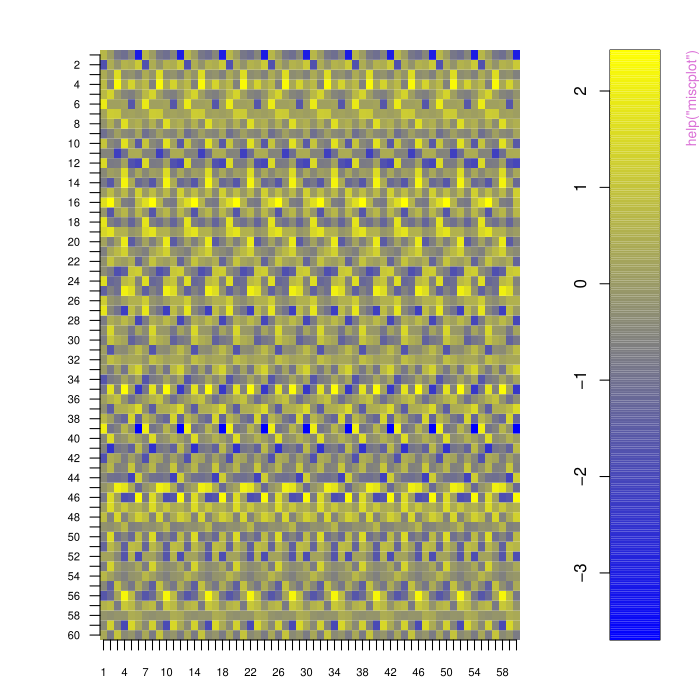

Write the R code that produced this figure.
pkgname <- "SelectBoost"
source(file.path(R.home("share"), "R", "examples-header.R"))
options(warn = 1)
base::assign(".ExTimings", "SelectBoost-Ex.timings", pos = 'CheckExEnv')
base::cat("name\tuser\tsystem\telapsed\n", file=base::get(".ExTimings", pos = 'CheckExEnv'))
base::assign(".format_ptime",
function(x) {
  if(!is.na(x[4L])) x[1L] <- x[1L] + x[4L]
  if(!is.na(x[5L])) x[2L] <- x[2L] + x[5L]
  options(OutDec = '.')
  format(x[1L:3L], digits = 7L)
},
pos = 'CheckExEnv')

### * </HEADER>
library('SelectBoost')

base::assign(".oldSearch", base::search(), pos = 'CheckExEnv')
base::assign(".old_wd", base::getwd(), pos = 'CheckExEnv')
cleanEx()
nameEx("AICc_BIC_glmnetB")
### * AICc_BIC_glmnetB

flush(stderr()); flush(stdout())

base::assign(".ptime", proc.time(), pos = "CheckExEnv")
### Name: AICc_BIC_glmnetB
### Title: AICc and BIC for glmnet logistic models
### Aliases: AICc_BIC_glmnetB rerr ridge_logistic BIC_glmnetB AICc_glmnetB

### ** Examples

set.seed(314)
xran=matrix(rnorm(150),30,5)
ybin=sample(0:1,30,replace=TRUE)
glmnet.fit <- glmnet.fit <- glmnet::glmnet(xran,ybin,family="binomial",standardize=FALSE)
set.seed(314)
rerr(1:10,10:1)

set.seed(314)
ridge_logistic(xran,ybin,lambda=.5,beta0=rnorm(5),beta=rnorm(5,1))

set.seed(314)
if(is.factor(ybin)){ynum=unclass(ybin)-1} else {ynum=ybin}
subSample <- 1:min(ncol(xran),100)
BIC_glmnetB(xran,ynum,glmnet.fit,alpha=1,subSample, reducer='median')

set.seed(314)
if(is.factor(ybin)){ynum=unclass(ybin)-1} else {ynum=ybin}
subSample <- 1:min(ncol(xran),100)
AICc_glmnetB(xran,ynum,glmnet.fit,alpha=1,subSample, reducer='median')




base::assign(".dptime", (proc.time() - get(".ptime", pos = "CheckExEnv")), pos = "CheckExEnv")
base::cat("AICc_BIC_glmnetB", base::get(".format_ptime", pos = 'CheckExEnv')(get(".dptime", pos = "CheckExEnv")), "\n", file=base::get(".ExTimings", pos = 'CheckExEnv'), append=TRUE, sep="\t")
cleanEx()
nameEx("auto.analyze")
### * auto.analyze

flush(stderr()); flush(stdout())

base::assign(".ptime", proc.time(), pos = "CheckExEnv")
### Name: auto.analyze
### Title: Find limits for selectboost analysis
### Aliases: auto.analyze auto.analyze.selectboost

### ** Examples

data(autoboost.res.x)
auto.analyze(autoboost.res.x)

data(autoboost.res.x2)
auto.analyze(autoboost.res.x2)




base::assign(".dptime", (proc.time() - get(".ptime", pos = "CheckExEnv")), pos = "CheckExEnv")
base::cat("auto.analyze", base::get(".format_ptime", pos = 'CheckExEnv')(get(".dptime", pos = "CheckExEnv")), "\n", file=base::get(".ExTimings", pos = 'CheckExEnv'), append=TRUE, sep="\t")
cleanEx()
nameEx("autoboost")
### * autoboost

flush(stderr()); flush(stdout())

base::assign(".ptime", proc.time(), pos = "CheckExEnv")
### Name: autoboost
### Title: Autoboost
### Aliases: autoboost

### ** Examples

set.seed(314)
xran=matrix(rnorm(75),15,5)
ybin=sample(0:1,15,replace=TRUE)
yran=rnorm(15)
set.seed(314)
#For quick test purposes, not meaningful, should be run with greater value of B
#and disabling parallel computing as well
res.autoboost <- autoboost(xran,yran,B=3,use.parallel=FALSE)





base::assign(".dptime", (proc.time() - get(".ptime", pos = "CheckExEnv")), pos = "CheckExEnv")
base::cat("autoboost", base::get(".format_ptime", pos = 'CheckExEnv')(get(".dptime", pos = "CheckExEnv")), "\n", file=base::get(".ExTimings", pos = 'CheckExEnv'), append=TRUE, sep="\t")
cleanEx()
nameEx("boost")
### * boost

flush(stderr()); flush(stdout())

base::assign(".ptime", proc.time(), pos = "CheckExEnv")
### Name: boost
### Title: Boost step by step functions
### Aliases: boost boost.normalize boost.compcorrs boost.correlation_sign
###   boost.findgroups boost.Xpass boost.adjust boost.random boost.apply
###   boost.select

### ** Examples

set.seed(314)
xran=matrix(rnorm(200),20,10)
yran=rnorm(20)
xran_norm <- boost.normalize(xran)

xran_corr<- boost.compcorrs(xran_norm)

xran_corr_sign <- boost.correlation_sign(xran_corr)

xran_groups <- boost.findgroups(xran_corr, group=group_func_1, .3)
xran_groups_2 <- boost.findgroups(xran_corr, group=group_func_2, .3)

xran_Xpass <- boost.Xpass(nrow(xran_norm),ncol(xran_norm))

xran_adjust <- boost.adjust(xran_norm, xran_groups$groups, xran_corr_sign)

#Not meaningful, should be run with B>=100
xran_random <- boost.random(xran_norm, xran_Xpass, xran_adjust$vmf.params, B=5)

## Not run: 
##D xran_random <- boost.random(xran_norm, xran_Xpass, xran_adjust$vmf.params, B=100)
## End(Not run)

xran_apply <- boost.apply(xran_norm, xran_random, yran, lasso_msgps_AICc)

xran_select <- boost.select(xran_apply)




base::assign(".dptime", (proc.time() - get(".ptime", pos = "CheckExEnv")), pos = "CheckExEnv")
base::cat("boost", base::get(".format_ptime", pos = 'CheckExEnv')(get(".dptime", pos = "CheckExEnv")), "\n", file=base::get(".ExTimings", pos = 'CheckExEnv'), append=TRUE, sep="\t")
cleanEx()
nameEx("fastboost")
### * fastboost

flush(stderr()); flush(stdout())

base::assign(".ptime", proc.time(), pos = "CheckExEnv")
### Name: fastboost
### Title: Fastboost
### Aliases: fastboost

### ** Examples

set.seed(314)
xran=matrix(rnorm(75),15,5)
ybin=sample(0:1,15,replace=TRUE)
yran=rnorm(15)
set.seed(314)
#For quick test purpose, not meaningful, should be run with greater value of B
#and disabling parallel computing as well
res.fastboost <- fastboost(xran,yran,B=3,use.parallel=FALSE)





base::assign(".dptime", (proc.time() - get(".ptime", pos = "CheckExEnv")), pos = "CheckExEnv")
base::cat("fastboost", base::get(".format_ptime", pos = 'CheckExEnv')(get(".dptime", pos = "CheckExEnv")), "\n", file=base::get(".ExTimings", pos = 'CheckExEnv'), append=TRUE, sep="\t")
cleanEx()
nameEx("group_func_1")
### * group_func_1

flush(stderr()); flush(stdout())

base::assign(".ptime", proc.time(), pos = "CheckExEnv")
### Name: group_func_1
### Title: Generate groups by thresholding.
### Aliases: group_func_1

### ** Examples

set.seed(314)
group_func_1(cor(matrix(rnorm(50),10,5)),.4)




base::assign(".dptime", (proc.time() - get(".ptime", pos = "CheckExEnv")), pos = "CheckExEnv")
base::cat("group_func_1", base::get(".format_ptime", pos = 'CheckExEnv')(get(".dptime", pos = "CheckExEnv")), "\n", file=base::get(".ExTimings", pos = 'CheckExEnv'), append=TRUE, sep="\t")
cleanEx()
nameEx("group_func_2")
### * group_func_2

flush(stderr()); flush(stdout())

base::assign(".ptime", proc.time(), pos = "CheckExEnv")
### Name: group_func_2
### Title: Generate groups using community analysis.
### Aliases: group_func_2

### ** Examples

set.seed(314)
group_func_2(cor(matrix(rnorm(100),10,10)),.5)




base::assign(".dptime", (proc.time() - get(".ptime", pos = "CheckExEnv")), pos = "CheckExEnv")
base::cat("group_func_2", base::get(".format_ptime", pos = 'CheckExEnv')(get(".dptime", pos = "CheckExEnv")), "\n", file=base::get(".ExTimings", pos = 'CheckExEnv'), append=TRUE, sep="\t")
cleanEx()
nameEx("miscplot")
### * miscplot

flush(stderr()); flush(stdout())

base::assign(".ptime", proc.time(), pos = "CheckExEnv")
### Name: miscplot
### Title: Miscellaneous plot functions
### Aliases: miscplot plot.matrix

### ** Examples

set.seed(3141)
randmat=matrix(rnorm(360),60,60)
plot(randmat)




base::assign(".dptime", (proc.time() - get(".ptime", pos = "CheckExEnv")), pos = "CheckExEnv")
base::cat("miscplot", base::get(".format_ptime", pos = 'CheckExEnv')(get(".dptime", pos = "CheckExEnv")), "\n", file=base::get(".ExTimings", pos = 'CheckExEnv'), append=TRUE, sep="\t")
cleanEx()
nameEx("plot.selectboost")
### * plot.selectboost

flush(stderr()); flush(stdout())

base::assign(".ptime", proc.time(), pos = "CheckExEnv")
### Name: plot.selectboost
### Title: Plot selectboost object
### Aliases: plot.selectboost

### ** Examples

set.seed(314)
xran=matrix(rnorm(75),15,5)
ybin=sample(0:1,15,replace=TRUE)
yran=rnorm(15)
layout(matrix(1:4,2,2))

data(autoboost.res.x)
plot(autoboost.res.x)

data(autoboost.res.x2)
plot(autoboost.res.x2)




base::assign(".dptime", (proc.time() - get(".ptime", pos = "CheckExEnv")), pos = "CheckExEnv")
base::cat("plot.selectboost", base::get(".format_ptime", pos = 'CheckExEnv')(get(".dptime", pos = "CheckExEnv")), "\n", file=base::get(".ExTimings", pos = 'CheckExEnv'), append=TRUE, sep="\t")
cleanEx()
nameEx("plot.summary.selectboost")
### * plot.summary.selectboost

flush(stderr()); flush(stdout())

base::assign(".ptime", proc.time(), pos = "CheckExEnv")
### Name: plot.summary.selectboost
### Title: Plot a summary of selectboost results
### Aliases: plot.summary.selectboost

### ** Examples

data(autoboost.res.x)
plot(summary(autoboost.res.x))

data(autoboost.res.x2)
plot(summary(autoboost.res.x2))




base::assign(".dptime", (proc.time() - get(".ptime", pos = "CheckExEnv")), pos = "CheckExEnv")
base::cat("plot.summary.selectboost", base::get(".format_ptime", pos = 'CheckExEnv')(get(".dptime", pos = "CheckExEnv")), "\n", file=base::get(".ExTimings", pos = 'CheckExEnv'), append=TRUE, sep="\t")
cleanEx()
nameEx("plot_selectboost_cascade")
### * plot_selectboost_cascade

flush(stderr()); flush(stdout())

base::assign(".ptime", proc.time(), pos = "CheckExEnv")
### Name: plot_selectboost_cascade
### Title: plot_Selectboost_cascade
### Aliases: plot_selectboost_cascade plot,network.confidence,ANY-method
###   plot,network.confidence,network.confidence-method

### ** Examples

data(net_confidences)
plot(net_confidence)
plot(net_confidence_.5)
plot(net_confidence_thr)




base::assign(".dptime", (proc.time() - get(".ptime", pos = "CheckExEnv")), pos = "CheckExEnv")
base::cat("plot_selectboost_cascade", base::get(".format_ptime", pos = 'CheckExEnv')(get(".dptime", pos = "CheckExEnv")), "\n", file=base::get(".ExTimings", pos = 'CheckExEnv'), append=TRUE, sep="\t")
cleanEx()
nameEx("selectboost_cascade")
### * selectboost_cascade

flush(stderr()); flush(stdout())

base::assign(".ptime", proc.time(), pos = "CheckExEnv")
### Name: selectboost_cascade
### Title: Selectboost_cascade
### Aliases: selectboost_cascade selectboost selectboost,micro_array-method
###   selectboost,micro_array,micro_array-method

### ** Examples

set.seed(314)
set.seed(314)





base::assign(".dptime", (proc.time() - get(".ptime", pos = "CheckExEnv")), pos = "CheckExEnv")
base::cat("selectboost_cascade", base::get(".format_ptime", pos = 'CheckExEnv')(get(".dptime", pos = "CheckExEnv")), "\n", file=base::get(".ExTimings", pos = 'CheckExEnv'), append=TRUE, sep="\t")
cleanEx()
nameEx("simulation")
### * simulation

flush(stderr()); flush(stdout())

base::assign(".ptime", proc.time(), pos = "CheckExEnv")
### Name: simulation
### Title: Miscellaneous simulation functions
### Aliases: simulation simulation_cor simulation_X simulation_DATA compsim
###   compsim.simuls

### ** Examples

N<-10
group<-c(rep(1:2,5))
cor_group<-c(.8,.4)
supp<-c(1,1,1,0,0,0,0,0,0,0)
minB<-1
maxB<-2
stn<-5
C<-simulation_cor(group,cor_group)

set.seed(314)
X<-simulation_X(10,C)
G<-abs(cor(X))
hist(G[lower.tri(G)])

set.seed(314)
DATA_exemple<-simulation_DATA(X,supp,1,2,stn)

set.seed(314)
result.boost = fastboost(DATA_exemple$X, DATA_exemple$Y, steps.seq = .7, c0lim = FALSE,
use.parallel = FALSE, B=10)
compsim(DATA_exemple, result.boost, level=.7)




base::assign(".dptime", (proc.time() - get(".ptime", pos = "CheckExEnv")), pos = "CheckExEnv")
base::cat("simulation", base::get(".format_ptime", pos = 'CheckExEnv')(get(".dptime", pos = "CheckExEnv")), "\n", file=base::get(".ExTimings", pos = 'CheckExEnv'), append=TRUE, sep="\t")
cleanEx()
nameEx("summary.selectboost")
### * summary.selectboost

flush(stderr()); flush(stdout())

base::assign(".ptime", proc.time(), pos = "CheckExEnv")
### Name: summary.selectboost
### Title: Summarize a selectboost analysis
### Aliases: summary.selectboost

### ** Examples

data(autoboost.res.x)
summary(autoboost.res.x)
summary(autoboost.res.x, force.dec=FALSE)

data(autoboost.res.x.adapt)
summary(autoboost.res.x.adapt)

data(autoboost.res.x2)
summary(autoboost.res.x2)
summary(autoboost.res.x2, force.dec=FALSE)

data(autoboost.res.x2.adapt)
summary(autoboost.res.x2.adapt)

data(fastboost.res.x)
summary(fastboost.res.x)
summary(fastboost.res.x, force.dec=FALSE)

data(fastboost.res.x.adapt)
summary(fastboost.res.x.adapt)

data(fastboost.res.x2)
summary(fastboost.res.x2)
summary(fastboost.res.x2, force.dec=FALSE)

data(fastboost.res.x2.adapt)
summary(fastboost.res.x2.adapt)



base::assign(".dptime", (proc.time() - get(".ptime", pos = "CheckExEnv")), pos = "CheckExEnv")
base::cat("summary.selectboost", base::get(".format_ptime", pos = 'CheckExEnv')(get(".dptime", pos = "CheckExEnv")), "\n", file=base::get(".ExTimings", pos = 'CheckExEnv'), append=TRUE, sep="\t")
cleanEx()
nameEx("trajC0")
### * trajC0

flush(stderr()); flush(stdout())

base::assign(".ptime", proc.time(), pos = "CheckExEnv")
### Name: trajC0
### Title: Plot trajectories
### Aliases: trajC0 trajC0.selectboost

### ** Examples


data(autoboost.res.x)
data(diabetes, package="lars")

### With lasso trajectories
m.x<-lars::lars(diabetes$x,diabetes$y)
plot(m.x)
mm.x<-predict(m.x,type="coef",mode="lambda")
autoboost.res.x.mean = summary(autoboost.res.x)

par(mfrow=c(2,2),mar=c(4,4,1,1))
trajC0(autoboost.res.x,autoboost.res.x.mean,lasso.coef.path=mm.x,type.graph="lasso")
trajC0(autoboost.res.x,autoboost.res.x.mean)
trajC0(autoboost.res.x,autoboost.res.x.mean,type.graph="bars")
trajC0(autoboost.res.x,autoboost.res.x.mean,type.x.axis ="scale")




base::assign(".dptime", (proc.time() - get(".ptime", pos = "CheckExEnv")), pos = "CheckExEnv")
base::cat("trajC0", base::get(".format_ptime", pos = 'CheckExEnv')(get(".dptime", pos = "CheckExEnv")), "\n", file=base::get(".ExTimings", pos = 'CheckExEnv'), append=TRUE, sep="\t")
graphics::par(get("par.postscript", pos = 'CheckExEnv'))
cleanEx()
nameEx("var_select")
### * var_select

flush(stderr()); flush(stdout())

base::assign(".ptime", proc.time(), pos = "CheckExEnv")
### Name: var_select
### Title: Variable selection functions
### Aliases: var_select lasso_cv_glmnet_bin_min lasso_cv_glmnet_bin_1se
###   lasso_glmnet_bin_AICc lasso_glmnet_bin_BIC lasso_cv_lars_min
###   lasso_cv_lars_1se lasso_cv_glmnet_min lasso_cv_glmnet_min_weighted
###   lasso_cv_glmnet_1se lasso_cv_glmnet_1se_weighted lasso_msgps_Cp
###   lasso_msgps_AICc lasso_msgps_GCV lasso_msgps_BIC enetf_msgps_Cp
###   enetf_msgps_AICc enetf_msgps_GCV enetf_msgps_BIC lasso_cascade

### ** Examples

set.seed(314)
xran=matrix(rnorm(150),30,5)
ybin=sample(0:1,30,replace=TRUE)
yran=rnorm(30)
set.seed(314)
lasso_cv_glmnet_bin_min(xran,ybin)

set.seed(314)
lasso_cv_glmnet_bin_1se(xran,ybin)

set.seed(314)
lasso_glmnet_bin_AICc(xran,ybin)

set.seed(314)
lasso_glmnet_bin_BIC(xran,ybin)

set.seed(314)
lasso_cv_lars_min(xran,yran)

set.seed(314)
lasso_cv_lars_1se(xran,yran)

set.seed(314)
lasso_cv_glmnet_min(xran,yran)

set.seed(314)
lasso_cv_glmnet_min_weighted(xran,yran,c(1000,0,0,1,1))

set.seed(314)
lasso_cv_glmnet_1se(xran,yran)

set.seed(314)
lasso_cv_glmnet_1se_weighted(xran,yran,c(1000,0,0,1,1))

set.seed(314)
lasso_msgps_Cp(xran,yran)

set.seed(314)
lasso_msgps_AICc(xran,yran)

set.seed(314)
lasso_msgps_GCV(xran,yran)

set.seed(314)
lasso_msgps_BIC(xran,yran)

set.seed(314)
enetf_msgps_Cp(xran,yran)

set.seed(314)
enetf_msgps_AICc(xran,yran)

set.seed(314)
enetf_msgps_GCV(xran,yran)

set.seed(314)
enetf_msgps_BIC(xran,yran)

set.seed(314)
lasso_cascade(t(xran),yran,5,cv.fun=lars::cv.folds)




base::assign(".dptime", (proc.time() - get(".ptime", pos = "CheckExEnv")), pos = "CheckExEnv")
base::cat("var_select", base::get(".format_ptime", pos = 'CheckExEnv')(get(".dptime", pos = "CheckExEnv")), "\n", file=base::get(".ExTimings", pos = 'CheckExEnv'), append=TRUE, sep="\t")
### * <FOOTER>
###
cleanEx()
options(digits = 7L)
base::cat("Time elapsed: ", proc.time() - base::get("ptime", pos = 'CheckExEnv'),"\n")
grDevices::dev.off()
###
### Local variables: ***
### mode: outline-minor ***
### outline-regexp: "\\(> \\)?### [*]+" ***
### End: ***
quit('no')
